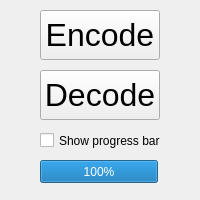
<?xml version="1.0" encoding="UTF-8"?>
<ui version="4.0">
 <class>Form</class>
 <widget class="QWidget" name="Form">
  <property name="geometry">
   <rect>
    <x>0</x>
    <y>0</y>
    <width>200</width>
    <height>200</height>
   </rect>
  </property>
  <property name="minimumSize">
   <size>
    <width>200</width>
    <height>200</height>
   </size>
  </property>
  <property name="maximumSize">
   <size>
    <width>200</width>
    <height>200</height>
   </size>
  </property>
  <property name="windowTitle">
   <string>Form</string>
  </property>
  <widget class="QPushButton" name="pushButton">
   <property name="geometry">
    <rect>
     <x>40</x>
     <y>10</y>
     <width>120</width>
     <height>50</height>
    </rect>
   </property>
   <property name="font">
    <font>
     <pointsize>24</pointsize>
    </font>
   </property>
   <property name="text">
    <string>Encode</string>
   </property>
  </widget>
  <widget class="QPushButton" name="pushButton_2">
   <property name="geometry">
    <rect>
     <x>40</x>
     <y>70</y>
     <width>120</width>
     <height>50</height>
    </rect>
   </property>
   <property name="font">
    <font>
     <pointsize>24</pointsize>
    </font>
   </property>
   <property name="text">
    <string>Decode</string>
   </property>
  </widget>
  <widget class="QCheckBox" name="checkBox">
   <property name="geometry">
    <rect>
     <x>40</x>
     <y>130</y>
     <width>121</width>
     <height>21</height>
    </rect>
   </property>
   <property name="text">
    <string>Show progress bar</string>
   </property>
  </widget>
  <widget class="QProgressBar" name="progressBar">
   <property name="geometry">
    <rect>
     <x>40</x>
     <y>160</y>
     <width>118</width>
     <height>23</height>
    </rect>
   </property>
   <property name="maximum">
    <number>1</number>
   </property>
   <property name="value">
    <number>1</number>
   </property>
   <property name="alignment">
    <set>Qt::AlignCenter</set>
   </property>
   <property name="invertedAppearance">
    <bool>false</bool>
   </property>
  </widget>
 </widget>
 <resources/>
 <connections/>
</ui>
